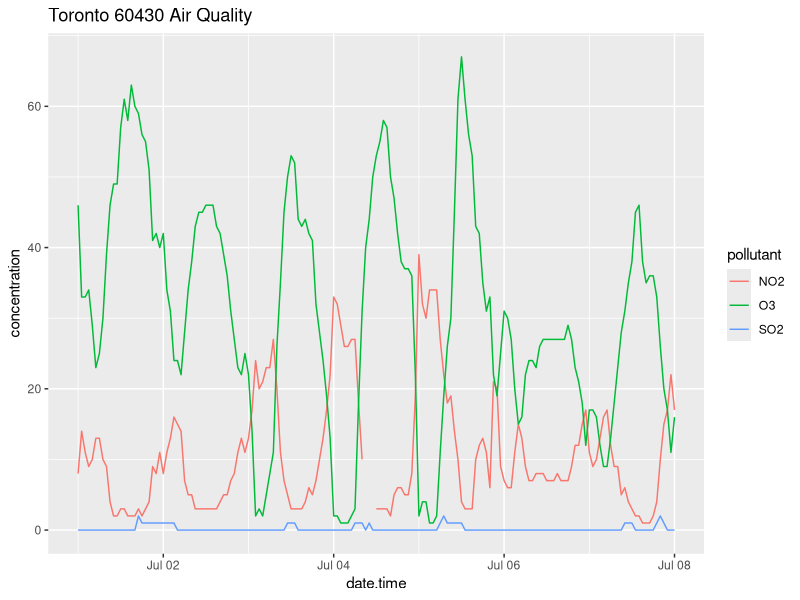

Write the R code that produced this figure.
## ---- chunk 1
# These are the global knitr options.
knitr::opts_chunk$set(echo = TRUE,     # by default code will be printed out 
                      message = FALSE, # by default messages are suppressed
                      warning = FALSE) # by default warnings are suppressed
## ---- chunk 2
library(tidyverse)

# Pick a different dataset, Toronto is sooooooo passé
airData <- read_csv(file = "data/2018-07-01_60430_Toronto_ON.csv")
head(airData)
## ---- chunk 3

ggplot(data = airData, 
       aes(x = date.time, 
           y = concentration, 
           colour = pollutant)) +
  geom_line() +
  labs(title = "Toronto 60430 Air Quality")

## ---- chunk 4

# Try and make another type of visualization with your data (i.e. box plot, violin plot)
# or enhance the default geom_line plot (i.e. marginal histograms, aesthetic changes)



